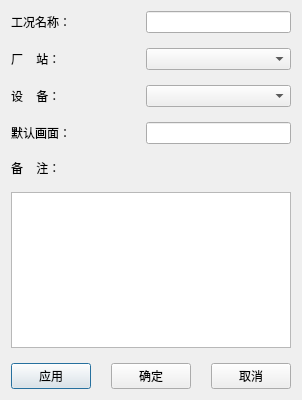
<?xml version="1.0" encoding="UTF-8"?>
<ui version="4.0">
 <class>CSceneAddTable</class>
 <widget class="QDialog" name="CSceneAddTable">
  <property name="geometry">
   <rect>
    <x>0</x>
    <y>0</y>
    <width>300</width>
    <height>400</height>
   </rect>
  </property>
  <property name="windowTitle">
   <string>工况添加</string>
  </property>
  <layout class="QVBoxLayout" name="verticalLayout_2">
   <property name="spacing">
    <number>15</number>
   </property>
   <item>
    <layout class="QHBoxLayout" name="horizontalLayout">
     <item>
      <widget class="QLabel" name="label">
       <property name="minimumSize">
        <size>
         <width>120</width>
         <height>0</height>
        </size>
       </property>
       <property name="maximumSize">
        <size>
         <width>120</width>
         <height>16777215</height>
        </size>
       </property>
       <property name="styleSheet">
        <string notr="true">font: 14pt &quot;宋体&quot;;</string>
       </property>
       <property name="text">
        <string>工况名称：</string>
       </property>
      </widget>
     </item>
     <item>
      <widget class="QLineEdit" name="editName"/>
     </item>
    </layout>
   </item>
   <item>
    <layout class="QHBoxLayout" name="horizontalLayout_2">
     <item>
      <widget class="QLabel" name="label_2">
       <property name="minimumSize">
        <size>
         <width>120</width>
         <height>0</height>
        </size>
       </property>
       <property name="maximumSize">
        <size>
         <width>120</width>
         <height>16777215</height>
        </size>
       </property>
       <property name="styleSheet">
        <string notr="true">font: 14pt &quot;宋体&quot;;</string>
       </property>
       <property name="text">
        <string>厂    站：</string>
       </property>
      </widget>
     </item>
     <item>
      <widget class="QComboBox" name="editStation"/>
     </item>
    </layout>
   </item>
   <item>
    <layout class="QHBoxLayout" name="horizontalLayout_3">
     <item>
      <widget class="QLabel" name="label_3">
       <property name="minimumSize">
        <size>
         <width>120</width>
         <height>0</height>
        </size>
       </property>
       <property name="maximumSize">
        <size>
         <width>120</width>
         <height>16777215</height>
        </size>
       </property>
       <property name="styleSheet">
        <string notr="true">font: 14pt &quot;宋体&quot;;</string>
       </property>
       <property name="text">
        <string>设    备：</string>
       </property>
      </widget>
     </item>
     <item>
      <widget class="QComboBox" name="editDev"/>
     </item>
    </layout>
   </item>
   <item>
    <layout class="QHBoxLayout" name="horizontalLayout_4">
     <item>
      <widget class="QLabel" name="label_5">
       <property name="minimumSize">
        <size>
         <width>120</width>
         <height>0</height>
        </size>
       </property>
       <property name="maximumSize">
        <size>
         <width>120</width>
         <height>16777215</height>
        </size>
       </property>
       <property name="styleSheet">
        <string notr="true">font: 14pt &quot;宋体&quot;;</string>
       </property>
       <property name="text">
        <string>默认画面：</string>
       </property>
      </widget>
     </item>
     <item>
      <widget class="QLineEdit" name="editFileName"/>
     </item>
    </layout>
   </item>
   <item>
    <layout class="QVBoxLayout" name="verticalLayout">
     <item>
      <widget class="QLabel" name="label_4">
       <property name="styleSheet">
        <string notr="true">font: 14pt &quot;宋体&quot;;</string>
       </property>
       <property name="text">
        <string>备    注：</string>
       </property>
      </widget>
     </item>
     <item>
      <widget class="QTextEdit" name="editRemark"/>
     </item>
    </layout>
   </item>
   <item>
    <layout class="QHBoxLayout" name="horizontalLayout_5">
     <property name="spacing">
      <number>20</number>
     </property>
     <item>
      <widget class="QPushButton" name="buttonApply">
       <property name="styleSheet">
        <string notr="true">font: 12pt &quot;宋体&quot;;</string>
       </property>
       <property name="text">
        <string>应用</string>
       </property>
      </widget>
     </item>
     <item>
      <widget class="QPushButton" name="buttonEnter">
       <property name="styleSheet">
        <string notr="true">font: 12pt &quot;宋体&quot;;</string>
       </property>
       <property name="text">
        <string>确定</string>
       </property>
      </widget>
     </item>
     <item>
      <widget class="QPushButton" name="buttonExit">
       <property name="styleSheet">
        <string notr="true">font: 12pt &quot;宋体&quot;;</string>
       </property>
       <property name="text">
        <string>取消</string>
       </property>
      </widget>
     </item>
    </layout>
   </item>
  </layout>
 </widget>
 <tabstops>
  <tabstop>editName</tabstop>
  <tabstop>editFileName</tabstop>
  <tabstop>editRemark</tabstop>
  <tabstop>buttonEnter</tabstop>
  <tabstop>buttonExit</tabstop>
 </tabstops>
 <resources/>
 <connections>
  <connection>
   <sender>buttonExit</sender>
   <signal>clicked()</signal>
   <receiver>CSceneAddTable</receiver>
   <slot>reject()</slot>
   <hints>
    <hint type="sourcelabel">
     <x>260</x>
     <y>300</y>
    </hint>
    <hint type="destinationlabel">
     <x>174</x>
     <y>174</y>
    </hint>
   </hints>
  </connection>
 </connections>
</ui>
